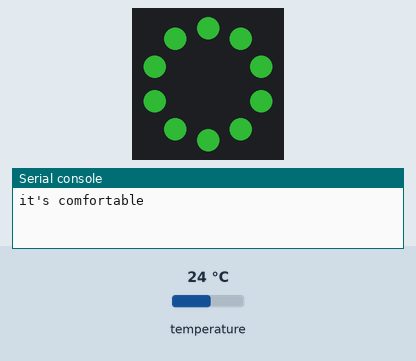
Recording of a program running on a simulated Circuit Playground running CircuitPython. On the bench: the board's ring of 10 RGB LEDs (number 0 left of the top, counting anticlockwise), the last lines printed to the serial console. The test bench sets the inputs (shaded band); at power-on: temperature 24 °C. Dim RGB values are drawn brighter than linear.

Above: at 1.2 s.
1.3 s: temperature set to 21.5 °C
6.2 s: temperature set to 20.4 °C
At 10.5 s:
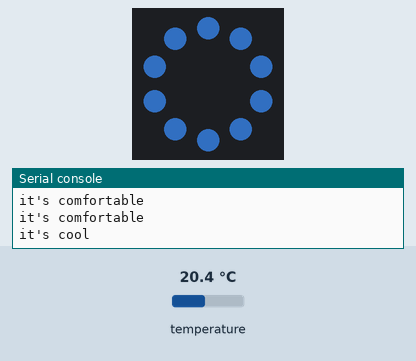
11.5 s: temperature set to 33 °C
At 15.6 s:
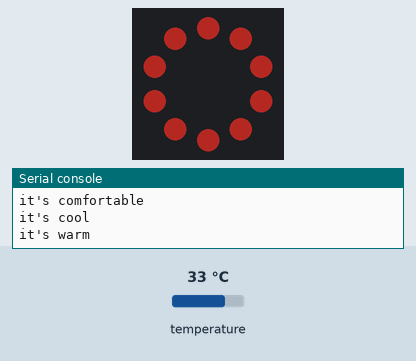
16.5 s: temperature set to 29.7 °C
21.2 s: temperature set to 28.7 °C
At 25.7 s:
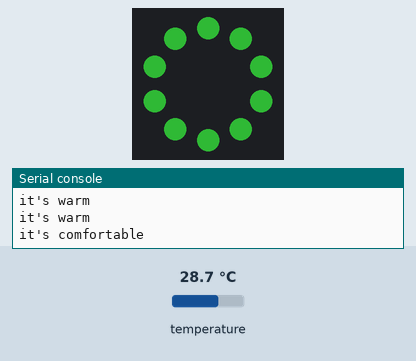
26.5 s: temperature set to 12 °C
At 30.8 s:
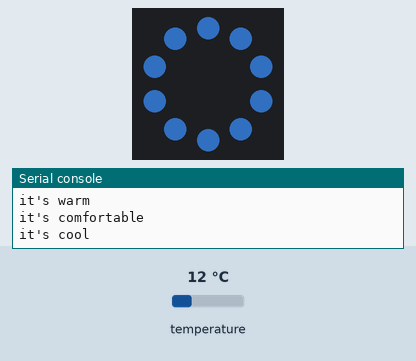
Timing chart, 0 to 32.3 s (numbered marks = the images above; inputs shaded):
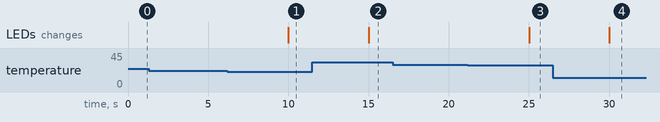

The program:

thermistor.py
```python
# Author:   David Kolet-Tassara
# Date:     June 15, 2017
# Purpose:  Demonstrates the use of the thermisor on Adafruit's
#           Circuit Python. This is simple temperature guage.
# Required Packages:
# neopixel
# https://github.com/adafruit/Adafruit_CircuitPython_NeoPixel/releases
# adafruit_thermistor
# https://github.com/adafruit/Adafruit_CircuitPython_Thermistor/releases

import time
import neopixel
import board
import adafruit_thermistor

p = neopixel.NeoPixel(board.NEOPIXEL, 10)
t = adafruit_thermistor.Thermistor(board.TEMPERATURE, 10000, 10000, 25, 3380)

while True:
    if t.temperature < 21:
        p.fill((22,50,87))
        print("it's cool")
    elif t.temperature > 29:
        p.fill((64,14,12))
        print("it's warm")
    else:
        p.fill((18,70,20))
        print("it's comfortable")

    p.write()
    time.sleep(5)
```

Measured:
- the behaviour switches between 21 and 20.9 °C on temperature (found by bisection; images 0 and 1)
- the behaviour switches between 29.1 and 29 °C on temperature (found by bisection; images 2 and 3)
- after the input at 6.2 s, the LEDs: change after 3.8 s (image 1)
- after the input at 11.5 s, the LEDs: change after 3.5 s (image 2)
- after the input at 21.2 s, the LEDs: change after 3.8 s (image 3)
- after the input at 26.5 s, the LEDs: change after 3.5 s (image 4)
